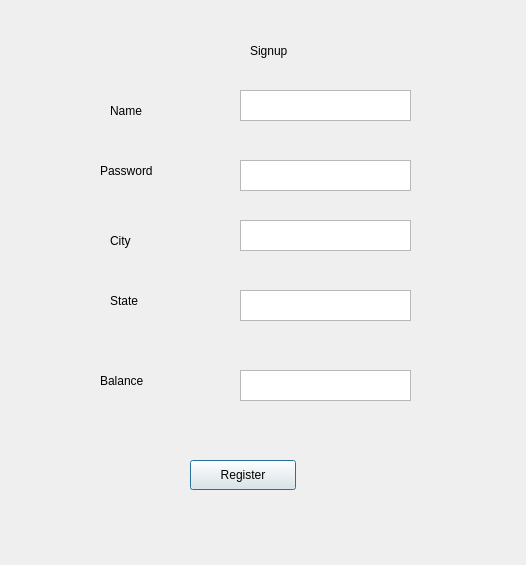
<?xml version="1.0" encoding="UTF-8"?>
<ui version="4.0">
 <class>Dialog</class>
 <widget class="QDialog" name="Dialog">
  <property name="geometry">
   <rect>
    <x>0</x>
    <y>0</y>
    <width>526</width>
    <height>565</height>
   </rect>
  </property>
  <property name="windowTitle">
   <string>Dialog</string>
  </property>
  <widget class="QLabel" name="Signup_label">
   <property name="geometry">
    <rect>
     <x>250</x>
     <y>40</y>
     <width>80</width>
     <height>21</height>
    </rect>
   </property>
   <property name="text">
    <string>Signup</string>
   </property>
  </widget>
  <widget class="QLabel" name="Name">
   <property name="geometry">
    <rect>
     <x>110</x>
     <y>100</y>
     <width>80</width>
     <height>21</height>
    </rect>
   </property>
   <property name="text">
    <string>Name</string>
   </property>
  </widget>
  <widget class="QLabel" name="Password">
   <property name="geometry">
    <rect>
     <x>100</x>
     <y>160</y>
     <width>80</width>
     <height>21</height>
    </rect>
   </property>
   <property name="text">
    <string>Password</string>
   </property>
  </widget>
  <widget class="QLabel" name="City">
   <property name="geometry">
    <rect>
     <x>110</x>
     <y>230</y>
     <width>80</width>
     <height>21</height>
    </rect>
   </property>
   <property name="text">
    <string>City</string>
   </property>
  </widget>
  <widget class="QLabel" name="State">
   <property name="geometry">
    <rect>
     <x>110</x>
     <y>290</y>
     <width>80</width>
     <height>21</height>
    </rect>
   </property>
   <property name="text">
    <string>State</string>
   </property>
  </widget>
  <widget class="QPushButton" name="RegisterPush">
   <property name="geometry">
    <rect>
     <x>190</x>
     <y>460</y>
     <width>106</width>
     <height>30</height>
    </rect>
   </property>
   <property name="text">
    <string>Register</string>
   </property>
  </widget>
  <widget class="QLabel" name="Balance">
   <property name="geometry">
    <rect>
     <x>100</x>
     <y>370</y>
     <width>80</width>
     <height>21</height>
    </rect>
   </property>
   <property name="text">
    <string>Balance</string>
   </property>
  </widget>
  <widget class="QTextEdit" name="Nametext">
   <property name="geometry">
    <rect>
     <x>240</x>
     <y>90</y>
     <width>171</width>
     <height>31</height>
    </rect>
   </property>
  </widget>
  <widget class="QTextEdit" name="Passwordtext">
   <property name="geometry">
    <rect>
     <x>240</x>
     <y>160</y>
     <width>171</width>
     <height>31</height>
    </rect>
   </property>
  </widget>
  <widget class="QTextEdit" name="Citytext">
   <property name="geometry">
    <rect>
     <x>240</x>
     <y>220</y>
     <width>171</width>
     <height>31</height>
    </rect>
   </property>
  </widget>
  <widget class="QTextEdit" name="Statetext">
   <property name="geometry">
    <rect>
     <x>240</x>
     <y>290</y>
     <width>171</width>
     <height>31</height>
    </rect>
   </property>
  </widget>
  <widget class="QTextEdit" name="Balancetext">
   <property name="geometry">
    <rect>
     <x>240</x>
     <y>370</y>
     <width>171</width>
     <height>31</height>
    </rect>
   </property>
  </widget>
 </widget>
 <resources/>
 <connections/>
</ui>
